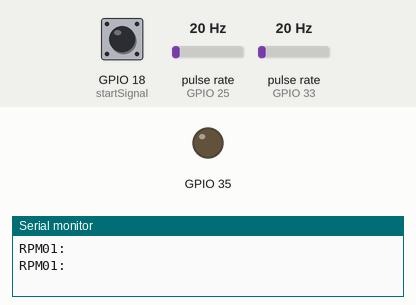
This sketch was run on a simulated ESP32. On the bench: output pins drawn as LEDs (lit = HIGH), the last lines printed to the serial monitor. Wiring (inferred from the names in the program): 2 × pulse sensor: data GPIO 25 / data GPIO 33. The inputs (shaded band) are chosen by the test bench; at power-on: GPIO 18 (startSignal) LOW, pulse rate (sensors on GPIO 25, GPIO 33) 20 Hz. WiFi joins after 1.5 s; servers stay silent unless stated; uploads are accepted with an empty reply.

Above: at 1.2 s.
1.3 s: GPIO 18 (startSignal) pulled HIGH for 1 s
At 3.2 s:
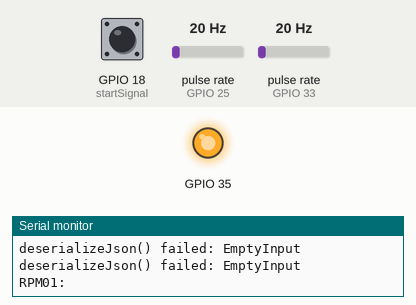
Timing chart, 0 to 4.7 s (numbered marks = the images above; inputs shaded):
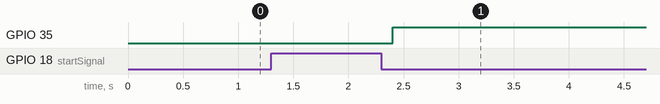

The sketch:

MOTORESERRORES_V1.ino
```cpp
#include <WiFi.h>
#include <HTTPClient.h>
#include <ArduinoJson.h>

volatile int encoder01=0;
volatile int encoder02=0;
volatile int encoder03=0;

int startSignal = 18;

boolean estadoError = false;

const char* ssid = "ITQ-Eventos";
const char* password = "evento.2021";

String token;
DynamicJsonDocument doc(2048);
String response;

void rutina01() {
  encoder01++;
}
void rutina02(){
  encoder02++;
}
void rutina03(){
  encoder03++;
}

void setupConnection(){
  WiFi.mode(WIFI_STA);
  WiFi.begin(ssid,password);
  // put your setup code here, to run once:
}

void generateToken(){

  HTTPClient http;
  String request = "https://reciclate.queretaro.tecnm.mx/Reciclador-API/auth";
  http.begin(request);
  http.addHeader("Content-Type", "application/json");
  http.POST("{\"email\":\"gGisDLl6\",\"password\":\"Z6aCgi8yGr80dbXQ\"}");
  response = http.getString();
  DeserializationError error = deserializeJson(doc, response);
  if(error){
    Serial.print("deserializeJson() failed: ");
    Serial.println(error.f_str());
  }
  token = doc["token"].as<String>();
  http.end();

}

void setError(String token){
  HTTPClient http;
  String request = "https://reciclate.queretaro.tecnm.mx/Reciclador-API/reciclador/update-capacity";
  http.begin(request);
  http.addHeader("Content-Type", "application/json");
  http.addHeader("Authorization", token);
  http.POST("[{\"id_reciclador\":\"13517193\",\"tipo_error\":\"1\"}]");
  response = http.getString();
  DeserializationError error = deserializeJson(doc, response);
  if(error){
    Serial.print("deserializeJson() failed: ");
    Serial.println(error.f_str());
  }
  http.end();
}

void setup() {
  setupConnection();
  pinMode(25, INPUT);//encoder 1
  pinMode(33, INPUT);//encoder 2
  pinMode(32, INPUT);//encoder 3

  pinMode(18, INPUT); //Señal de start

  attachInterrupt(25, rutina01, FALLING);//encoder 1
  attachInterrupt(33, rutina02, FALLING);//encoder 2
  attachInterrupt(33, rutina03, FALLING);//encoder 3

  pinMode(35, OUTPUT);

  digitalWrite(35, estadoError);
  // put your setup code here, to run once:
  Serial.begin(115200);


}

void loop() {

  // put your main code here, to run repeatedly:

  if(digitalRead(startSignal)== 1){ //Cuando es encendida la máquina (las bandas están en movimiento) se evalua el movimiento de las bandas

    if(encoder01<1 || encoder02<1 || encoder03<1 ){ //Si alguna (o todas) de las bandas no están en movimiento, envia la señal de error
    generateToken();
    setError(token);
    estadoError = true;
    digitalWrite(35, estadoError); //Señal de error enviada

   }
  }
  Serial.println( "RPM01: "); //impresion de las rpm de los motores (los motores están en movimiento, de no ser así se ejecutaría la condicion de error)

  encoder01=0;     //se regresa a cero el contador de la interrupcion para los encoder
  encoder02=0;
  encoder03=0;
  delay(1000);


}
```

Measured:
- after the input at 1.3 s, GPIO 35: LOW → HIGH after 1.1 s
